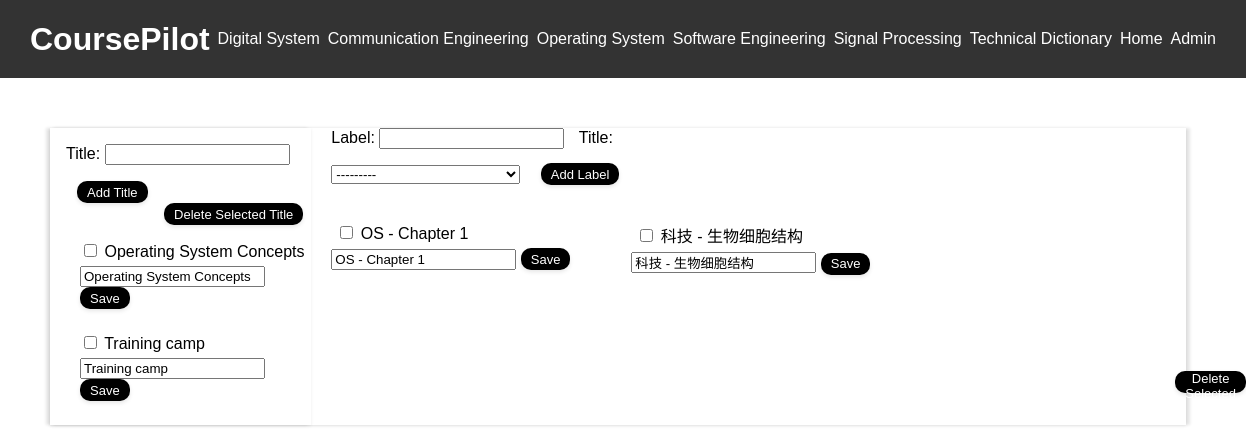
Before: /EDPage/technical_terms/ with the older database file.
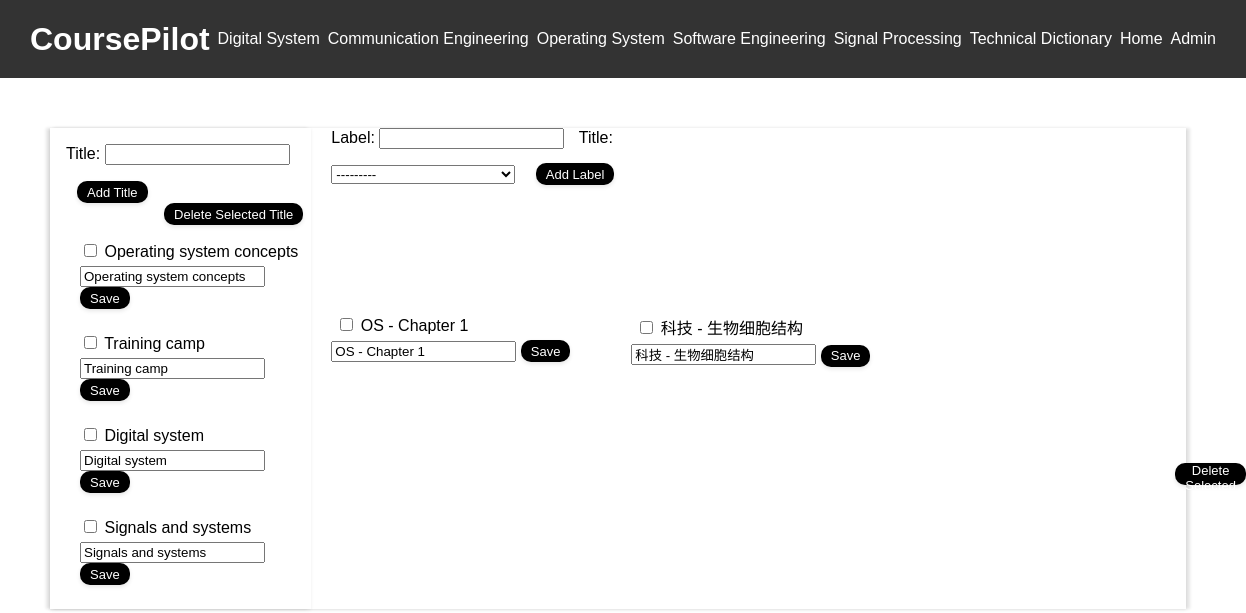
After: the same page with the newer database file.
### courses/models.py (models this page shows, shortened)
class OSTitle(models.Model):
    id = models.AutoField(primary_key=True)
    OSTitle = models.CharField(max_length=200, null=True)
    def __str__(self):
        return self.OSTitle

class OSLabel(models.Model):
    id = models.AutoField(primary_key=True)
    OSLabel = models.CharField(max_length=200, null=True)
    OSTitle = models.ForeignKey(OSTitle, related_name='OS_labels', on_delete=models.CASCADE)

### courses/views.py (the view)
# urls.py: path('EDPage/technical_terms/', views.technical_terms, name='technical_terms'),
def technical_terms(request):
    error_message = None
    if request.method == 'POST':
        if 'delete_titles' in request.POST:
            titles_to_delete = request.POST.getlist('titles_to_delete')
            if titles_to_delete:
                OSTitle.objects.filter(id__in=titles_to_delete).delete()
            return redirect('courses:technical_terms')
        if 'delete_labels' in request.POST:
            labels_to_delete = request.POST.getlist('labels_to_delete')
            if labels_to_delete:
                OSLabel.objects.filter(id__in=labels_to_delete).delete()
            return redirect('courses:technical_terms')
        if 'title_form' in request.POST:
            title_form = OSTitleForm(request.POST)
            if title_form.is_valid():
                title_form.save()
                return redirect('courses:technical_terms')
            label_form = OSLabelForm()
        elif 'label_form' in request.POST:
            label_form = OSLabelForm(request.POST)
            if label_form.is_valid():
                new_label = label_form.cleaned_data['OSLabel']
                if OSLabel.objects.filter(OSLabel=new_label).exists():
                    error_message = f"The label '{new_label}' already exists."
                else:
                    label_form.save()
                    return redirect('courses:technical_terms')
            title_form = OSTitleForm()
        elif 'edit_title' in request.POST:
            title_id = request.POST.get('title_id')
            new_title = request.POST.get('new_title')
            OSTitle.objects.filter(id=title_id).update(OSTitle=new_title)
            return redirect('courses:technical_terms')
        elif 'edit_label' in request.POST:
            label_id = request.POST.get('label_id')
            new_label = request.POST.get('new_label')
            if OSLabel.objects.filter(OSLabel=new_label).exists():
                error_message = f"The label '{new_label}' already exists."
            else:
                OSLabel.objects.filter(id=label_id).update(OSLabel=new_label)
            return redirect('courses:technical_terms')
    else:
        title_form = OSTitleForm()
        label_form = OSLabelForm()
    latest_Title_list = OSTitle.objects.all()
    latest_Label_list = OSLabel.objects.all()
    context = {
        "latest_Title_list": latest_Title_list,
        "latest_Label_list": latest_Label_list,
        "title_form": title_form,
        "label_form": label_form,
        "error_message": error_message
    }
    return render(request, 'courses/detailedCourse/technical_terms.html', context)

### courses/forms.py
class OSTitleForm(forms.ModelForm):
    class Meta:
        model = OSTitle
        fields = ['OSTitle']
        labels = {
            'OSTitle': 'Title',
        }

class OSLabelForm(forms.ModelForm):
    class Meta:
        model = OSLabel
        fields = ['OSLabel', 'OSTitle']
        labels = {
            'OSLabel': 'Label',
            'OSTitle': 'Title'
        }

### courses/templates/courses/detailedCourse/technical_terms.html (shortened to what this page needs)
{% extends "courses/base.html" %}
{% block content %}
<div class="table-container">
    <div class="left-column">
        <form method="post" action="{% url 'courses:technical_terms' %}" style="margin-left: 16px;">
            <span style="display: inline-block;">{{ title_form.as_p }}</span>
            <button type="submit" style="margin-left: 11px;">Add Title</button>
        </form>
        <form method="post" action="{% url 'courses:technical_terms' %}">
            <div style="text-align: right; margin-bottom: 4px; margin-right: 8px;">
                <button type="submit" name="delete_titles">Delete Selected Title</button>
            </div>
            <ul>
                {% for title in latest_Title_list %}
                <li data-title="{{ title.OSTitle }}">
                    <label>
                        <input type="checkbox" name="titles_to_delete" value="{{ title.id }}">
                        <span id="title-text-{{ title.id }}">{{ title.OSTitle }}</span>
                        <div style="padding-top: 5px;">
                            <form method="post" action="{% url 'courses:technical_terms' %}" id="edit-title-form-{{ title.id }}">
                                <input type="text" name="new_title" value="{{ title.OSTitle }}">
                                <button type="submit">Save</button>
                            </form>
                        </div>
                    </label>
                </li>
                {% endfor %}
            </ul>
        </form>
    </div>
    <div class="right-column">
        <form method="post" action="{% url 'courses:technical_terms' %}" style="margin-left: 20px; margin-right: 400px;">
            <label for="id_label" style="display: inline-block;">Label:</label>
            {{ label_form.OSLabel }}
            <label for="id_title" style="display: inline-block; margin-left: 10px;">Title:</label>
            {{ label_form.OSTitle }}
            <button type="submit" style="display: inline-block; margin-left: 16px; margin-top: 14px;">Add Label</button>
        </form>
        <form method="post" action="{% url 'courses:technical_terms' %}">
            <div class="label-group">
                {% for label in latest_Label_list %}
                    <div style="padding: 20px; width: 260px; height: 50px;">
                        <span class="label-item" data-foreign-key="{{ label.OSTitle }}" style="margin-left: 5px;">
                            <input type="checkbox" name="labels_to_delete" value="{{ label.id }}">
                            <a href="{% url 'courses:OScustom_page' %}?OSLabel={{ label.OSLabel }}" style="text-decoration: none; color: black;">{{ label.OSLabel }}</a>
                            <div style="padding-top: 5px;">
                                <form method="post" action="{% url 'courses:technical_terms' %}" id="edit-label-form-{{ label.id }}">
                                    <input type="text" name="new_label" value="{{ label.OSLabel }}">
                                    <button type="submit">Save</button>
                                </form>
                            </div>
                        </span>
                    </div>
                {% endfor %}
                <div style="padding-left: 864px; padding-top: 78px;">
                    <button type="submit" name="delete_labels">Delete Selected Label</button>
                </div>
            </div>
        </form>
    </div>
</div>
{% endblock %}

### courses/templates/courses/base.html (shortened to what this page needs)
{% load static %}
<!DOCTYPE html>
<html>
<head>
</head>
<body>
    <div class="navbar" style="background-color: #333; display: flex; align-items: center; justify-content: space-between; padding: 1px 30px;">
        <h1 style="color: white; font-weight: bold;">CoursePilot</h1>
        <a href="{% url 'courses:DSPage' %}" style="color: white; text-decoration: none; font-size: 16px;">Digital System</a>
        <a href="{% url 'courses:CEPage' %}" style="color: white; text-decoration: none; font-size: 16px;">Communication Engineering</a>
        <a href="{% url 'courses:OSPage' %}" style="color: white; text-decoration: none; font-size: 16px;">Operating System</a>
        <a href="{% url 'courses:SEPage' %}" style="color: white; text-decoration: none; font-size: 16px;">Software Engineering</a>
        <a href="{% url 'courses:SPPage' %}" style="color: white; text-decoration: none; font-size: 16px;">Signal Processing</a>
        <a href="{% url 'courses:EDPage' %}" style="color: white; text-decoration: none; font-size: 16px;">Technical Dictionary</a>
        <a href="{% url 'courses:homePage' %}" style="color: white; text-decoration: none; font-size: 16px;">Home</a>
        <a href="{% url 'admin:index' %}" style="color: white; text-decoration: none; font-size: 16px;">Admin</a>
    </div>
    <div class="content">
        {% block content %}
        {% endblock %}
    </div>
</body>
</html>

### courses/templates/courses/base.html (style rules this page uses)
body { font-family: Arial, sans-serif; margin: 0; padding: 0; }
.navbar { overflow: hidden; background-color: #000000; height: 76px; }
.content { padding-top: 50px; padding-left: 50px; }

### courses/templates/courses/detailedCourse/technical_terms.html (style rules this page uses)
.table-container { display: flex; box-shadow: 4px 0px 3px rgba(0, 0, 0, 0.1), 0 1px 3px rgba(0, 0, 0, 0.08); width: 95%; }
.left-column { width: 23%; box-shadow: -4px 0px 3px rgba(0, 0, 0, 0.1), 0 1px 3px rgba(0, 0, 0, 0.08); }
.right-column { width: 77%; display: flex; flex-wrap: wrap; }
.label-group { display: flex; flex-wrap: wrap; align-content: flex-start; margin-top: 10px; }
ul { list-style-type: none; padding-top: -2px; margin-left: -10px; }
ul li { margin-bottom: 24px; }
button { background-color: #000; color: #fff; border: none; padding: 0px 10px; text-align: center; display: inline-block; height: 22px; font-size: 13px; cursor: pointer; border-radius: 10px; box-shadow: 0 2px 4px rgba(0, 0, 0, 0.1); transition: background-color 0.3s, color 0.3s, transform 0.3s; }

Changed rows visible on the page:
changed OSTitle: OSTitle "Operating System Concepts" → "Operating system concepts"; new_title "Operating System Concepts" → "Operating system concepts"
added OSTitle: OSTitle "Digital system", new_title "Digital system"
added OSTitle: OSTitle "Signals and systems", new_title "Signals and systems"
